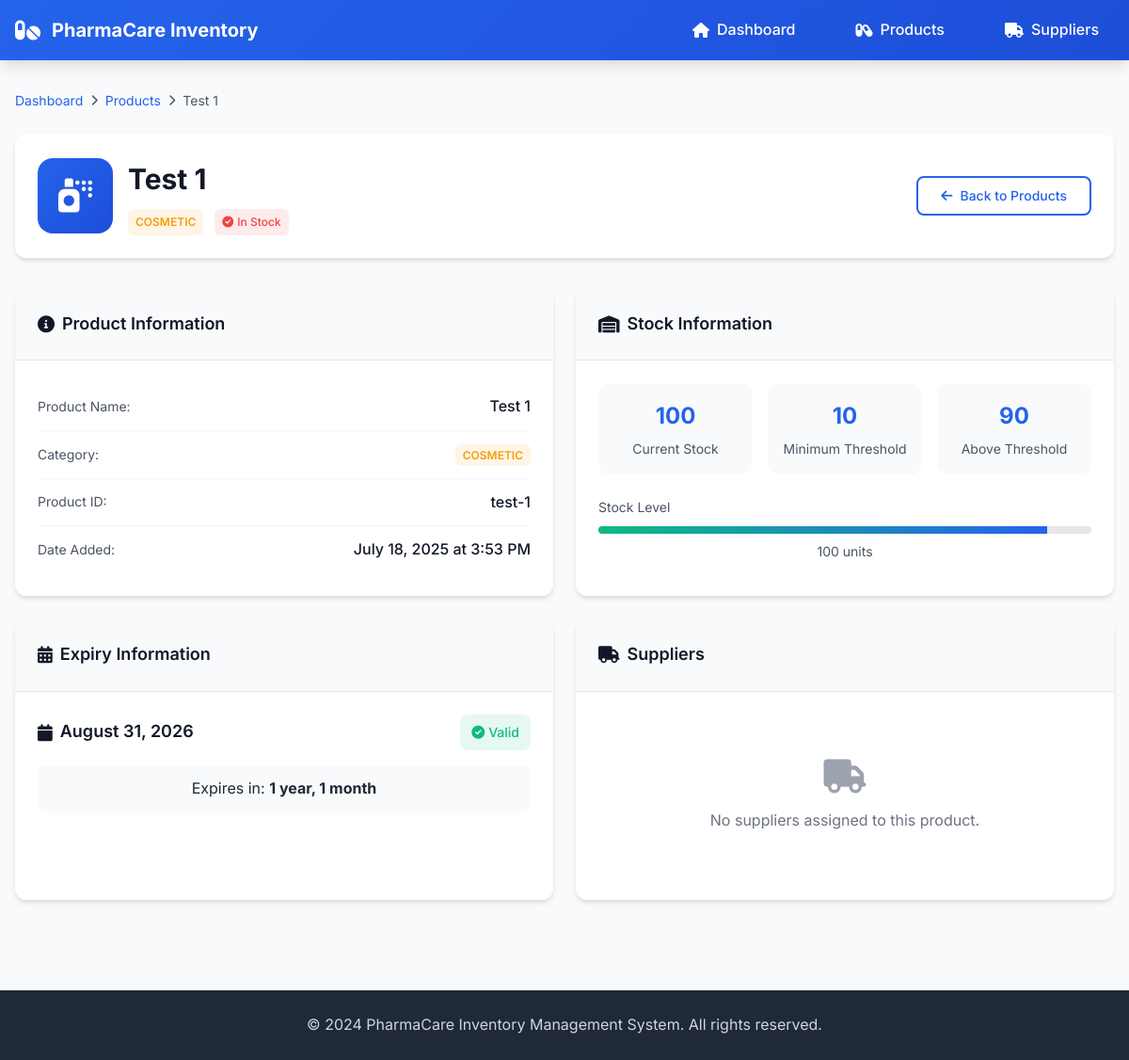
Screenshot of /inventory/products/test-1 with the database file from the repository.
### inventory/models.py (models this page shows, shortened)
class Product(models.Model):
    product_name = models.CharField(max_length=25)
    CATEGORY_CHOICES = [('medicine','Medicine'),('cosmetic','Cosmetic')]
    category = models.CharField(max_length = 10,choices=CATEGORY_CHOICES)
    quantity = models.PositiveIntegerField()
    threshold = models.PositiveIntegerField()
    expiry_date = models.DateField()
    created_at = models.DateTimeField(auto_now_add=True)
    supplier= models.ManyToManyField(Supplier)
    slug = models.SlugField(default = "", null = False,db_index=True)

### inventory/views.py (the view)
# urls.py: path("products/<slug>", views.product_detail, name="product_detail"),
def product_detail(request,slug):
    product = Product.objects.get(slug=slug)
    if product.quantity < product.threshold or product.quantity == product.threshold:
        above_threshold = product.quantity
        stock=False
    else:
        above_threshold=product.quantity - product.threshold
        stock=True
    return render(request,"inventory/product-detail.html",{
        "product":product,
        "threshold": above_threshold,
        "stock":stock
    })

### inventory/templates/inventory/product-detail.html (shortened to what this page needs)
{% extends "inventory/base.html" %}
{% block content %}
<div class="product-detail-container">
    <div class="breadcrumb">
        <a href="">Dashboard</a>
        <i class="fas fa-chevron-right"></i>
        <a href="{% url 'inventory:products' %}">Products</a>
        <i class="fas fa-chevron-right"></i>
        <span>{{ product.product_name }}</span>
    </div>
    <div class="product-detail-header">
        <div class="product-title-section">
            <div class="product-icon-large">
                {% if product.category == 'medicine' %}
                    <i class="fas fa-pills"></i>
                {% else %}
                    <i class="fas fa-spray-can"></i>
                {% endif %}
            </div>
            <div class="product-title-info">
                <h1 class="product-title">{{ product.product_name }}</h1>
                <div class="product-badges">
                    <span class="category-badge {{ product.category|lower }}">
                        {{ product.category|title }}
                    </span>
                    <span class="stock-status {% if not sotck%}low-stock{% else %}in-stock{% endif %}">
                        {% if not stock%}
                            <i class="fas fa-exclamation-triangle"></i>
                            Low Stock Alert
                        {% else %}
                            <i class="fas fa-check-circle"></i>
                            In Stock
                        {% endif %}
                    </span>
                </div>
            </div>
        </div>
        <div class="product-actions">
            <a href="{% url 'inventory:products' %}" class="btn btn-outline">
                <i class="fas fa-arrow-left"></i>
                Back to Products
            </a>
        </div>
    </div>
    <div class="product-detail-content">
        <div class="detail-grid">
            <div class="detail-card">
                <div class="card-header">
                    <h3>
                        <i class="fas fa-info-circle"></i>
                        Product Information
                    </h3>
                </div>
                <div class="card-content">
                    <div class="detail-row">
                        <span class="detail-label">Product Name:</span>
                        <span class="detail-value">{{ product.product_name }}</span>
                    </div>
                    <div class="detail-row">
                        <span class="detail-label">Category:</span>
                        <span class="detail-value">
                            <span class="category-badge {{ product.category|lower }}">
                                {{ product.category|title }}
                            </span>
                        </span>
                    </div>
                    <div class="detail-row">
                        <span class="detail-label">Product ID:</span>
                        <span class="detail-value">{{ product.slug }}</span>
                    </div>
                    <div class="detail-row">
                        <span class="detail-label">Date Added:</span>
                        <span class="detail-value">{{ product.created_at|date:"F d, Y \a\t g:i A" }}</span>
                    </div>
                </div>
            </div>
            <div class="detail-card">
                <div class="card-header">
                    <h3>
                        <i class="fas fa-warehouse"></i>
                        Stock Information
                    </h3>
                </div>
                <div class="card-content">
                    <div class="stock-overview">
                        <div class="stock-item">
                            <div class="stock-number">{{ product.quantity }}</div>
                            <div class="stock-label">Current Stock</div>
                        </div>
                        <div class="stock-item">
                            <div class="stock-number">{{ product.threshold }}</div>
                            <div class="stock-label">Minimum Threshold</div>
                        </div>
                        <div class="stock-item">
                            <div class="stock-number">
                               {{threshold}}
                            </div>
                            <div class="stock-label">Above Threshold</div>
                        </div>
                    </div>
                    <div class="stock-progress">
                        <div class="progress-label">Stock Level</div>
                        <div class="progress-bar">
                            <div class="progress-fill" style="width: {% widthratio product.quantity product.threshold|add:product.quantity 100 %}%"></div>
                        </div>
                        <div class="progress-info">
                            <span>{{ product.quantity }} units</span>
                        </div>
                    </div>
                </div>
            </div>
            <div class="detail-card">
                <div class="card-header">
                    <h3>
                        <i class="fas fa-calendar-alt"></i>
                        Expiry Information
                    </h3>
                </div>
                <div class="card-content">
                    <div class="expiry-info">
                        <div class="expiry-date">
                            <i class="fas fa-calendar"></i>
                            <span>{{ product.expiry_date|date:"F d, Y" }}</span>
                        </div>
                        <div class="expiry-status">
                            {% now "Y-m-d" as today %}
                            {% if product.expiry_date|date:"Y-m-d" < today %}
                                <span class="status-badge expired">
                                    <i class="fas fa-times-circle"></i>
                                    Expired
                                </span>
                            {% elif product.expiry_date|timeuntil %}
                                <span class="status-badge valid">
                                    <i class="fas fa-check-circle"></i>
                                    Valid
                                </span>
                            {% endif %}
                        </div>
                    </div>
                    <div class="expiry-countdown">
                        {% if product.expiry_date|date:"Y-m-d" >= today %}
                            <p>Expires in: <strong>{{ product.expiry_date|timeuntil }}</strong></p>
                        {% else %}
                            <p>Expired: <strong>{{ product.expiry_date|timesince }} ago</strong></p>
                        {% endif %}
                    </div>
                </div>
            </div>
            <div class="detail-card">
                <div class="card-header">
                    <h3>
                        <i class="fas fa-truck"></i>
                        Suppliers
                    </h3>
                </div>
                <div class="card-content">
                    {% if product.supplier.all %}
                        <div class="suppliers-list">
                            {% for supplier in product.supplier.all %}
                            <div class="supplier-item">
                                <div class="supplier-info">
                                    <h4>{{ supplier.supplier_name }}</h4>
                                    <div class="supplier-contact">
                                        <span><i class="fas fa-envelope"></i> {{ supplier.email }}</span>
                                        <span><i class="fas fa-phone"></i> {{ supplier.phone_no }}</span>
                                    </div>
                                </div>
                                <a href="{% url 'inventory:supplier_detail' supplier.slug %}" class="btn btn-sm btn-outline">
                                    View Details
                                </a>
                            </div>
                            {% endfor %}
                        </div>
                    {% else %}
                        <div class="empty-suppliers">
                            <i class="fas fa-truck"></i>
                            <p>No suppliers assigned to this product.</p>
                        </div>
                    {% endif %}
                </div>
            </div>
        </div>
    </div>
</div>
{% endblock %}

### rows the page displays
Product: product_name "Test 1", category "COSMETIC", slug "test-1", created_at "July 18, 2025 at 3:53 PM", quantity "100", threshold "10", expiry_date "August 31, 2026", expiry_date "1 year, 1 month"

### other values shown
{{ threshold }} "90"
